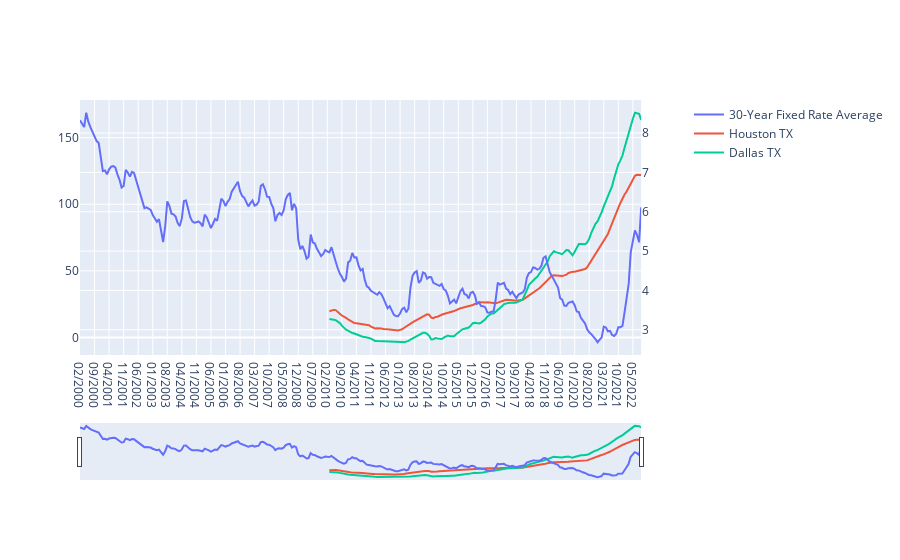

Notebook code cell kept with this figure:
### Code cell
periods = 120
fig = make_subplots(specs=[[{"secondary_y": True}]])

fig.add_trace(go.Scatter(x = merge.index, 
                             y = merge['MORTGAGE30US'], 
                             name = "30-Year Fixed Rate Average")
                         , secondary_y=True)

for city_state in merge[city_state_list]:
    fig.add_trace(go.Scatter(x = merge.index, 
                             y = merge[city_state].pct_change(periods=periods)*100, 
                             name = city_state),
        secondary_y=False)
    
fig.update_xaxes(rangeslider_visible=True)
fig.update_layout(showlegend=True, height=600)

### Figure 1 — Plotly figure (JSON) as saved in the notebook; plotly's stock layout.template omitted (floating-point values rounded to 4 significant figures; data arrays with more than 128 entries replaced by an {"elided": "..."} marker saying what was removed)
{"data": [{"name": "30-Year Fixed Rate Average", "type": "scatter", "x": {"elided": "271 str values"}, "xaxis": "x", "y": {"elided": "271 float values"}, "yaxis": "y2"}, {"name": "Houston TX", "type": "scatter", "x": {"elided": "271 str values"}, "xaxis": "x", "y": {"elided": "271 float values"}, "yaxis": "y"}, {"name": "Dallas TX", "type": "scatter", "x": {"elided": "271 str values"}, "xaxis": "x", "y": {"elided": "271 float values"}, "yaxis": "y"}], "layout": {"autosize": true, "showlegend": true, "xaxis": {"anchor": "y", "autorange": true, "domain": [0, 0.94], "range": [0, 270], "rangeslider": {"autorange": true, "range": [0, 270], "visible": true, "yaxis": {"_template": null, "rangemode": "match"}, "yaxis2": {"_template": null, "rangemode": "match"}}, "type": "category"}, "yaxis": {"anchor": "x", "autorange": true, "domain": [0, 1], "range": [-13.23, 178.3], "type": "linear"}, "yaxis2": {"anchor": "x", "autorange": true, "overlaying": "y", "range": [2.36, 8.839], "side": "right", "type": "linear"}}}
